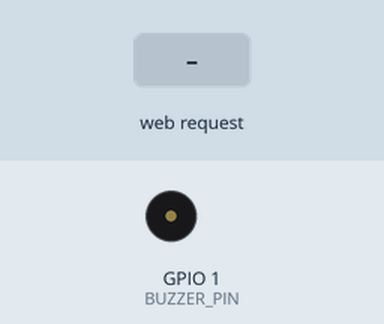
Bench run of a sketch on a simulated ESP32. On the bench: buzzer (waves = sounding, pin HIGH). Inputs (shaded band) come from the test bench. WiFi joins after 1.5 s; servers stay silent unless stated; what the sketch prints to the serial monitor is not drawn.

Above: at 2.7 s.
2.8 s: HTTP request GET /buzz received
At 4.0 s:
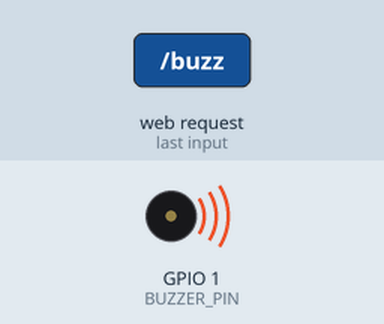
4.3 s: HTTP request GET /stopbuzz received
At 5.2 s:
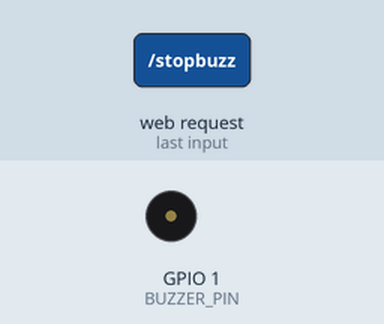
Timing chart, 0 to 7.3 s (numbered marks = the images above; inputs shaded):
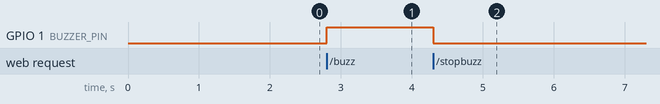

Measured:
- after the input at 2.8 s, GPIO 1 (BUZZER_PIN): LOW → HIGH at once
- after the input at 4.3 s, GPIO 1 (BUZZER_PIN): HIGH → LOW at once

The sketch:

smart_backpack.ino
```cpp
// ============================================================
//  A project by Viktoriia, Peace, Justin and Nur
// ============================================================
//  1. Set SIMULATE_GPS true until GPS module arrives
//  2. Upload to ESP32, open Serial Monitor at 115200 baud
//  3. Connect phone to same WiFi, open the IP shown in Serial
// ============================================================

#include <WiFi.h>
#include <WebServer.h>
#include <TinyGPSPlus.h>
#include <ArduinoJson.h>
#include <HardwareSerial.h>
#include "config.h"   // ← WiFi credentials live here (not on GitHub)

// ─────────────────────────────────────────
//  PIN DEFINITIONS  ← adjust after wiring
// ─────────────────────────────────────────
#define BUZZER_PIN   1   // GPIO pin connected to buzzer
#define GPS_RX_PIN   16   // ESP32 RX2 ← GPS TX
#define GPS_TX_PIN   17   // ESP32 TX2 → GPS RX (often unused)
#define GPS_BAUD     9600

// ─────────────────────────────────────────
//  SIMULATION MODE
//  Set to true if GPS module not yet connected
// ─────────────────────────────────────────
#define SIMULATE_GPS true

// ─────────────────────────────────────────
//  GLOBALS
// ─────────────────────────────────────────
TinyGPSPlus gps;
HardwareSerial gpsSerial(2);   // UART2 on ESP32
WebServer server(80);

// Simulated GPS coords (set to your school/home for testing)
const double SIM_LAT = 52.4862;
const double SIM_LNG = -1.8904;

// State
bool  buzzerActive  = false;
float lastLatitude  = 0.0;
float lastLongitude = 0.0;
bool  gpsFixed      = false;

// ─────────────────────────────────────────
//  SETUP
// ─────────────────────────────────────────
void setup() {
  Serial.begin(115200);
  Serial.println("\n=== Smart Backpack Booting ===");

  // Buzzer pin
  pinMode(BUZZER_PIN, OUTPUT);
  digitalWrite(BUZZER_PIN, LOW);

  // GPS serial
  if (!SIMULATE_GPS) {
    gpsSerial.begin(GPS_BAUD, SERIAL_8N1, GPS_RX_PIN, GPS_TX_PIN);
    Serial.println("[GPS] Serial started");
  } else {
    Serial.println("[GPS] SIMULATION MODE - using fake coordinates");
    lastLatitude  = SIM_LAT;
    lastLongitude = SIM_LNG;
    gpsFixed      = true;
  }

  // Connect to WiFi
  connectWiFi();

  // Register web routes
  server.on("/",         handleRoot);
  server.on("/data",     handleData);
  server.on("/buzz",     handleBuzz);
  server.on("/stopbuzz", handleStopBuzz);
  server.onNotFound([&server]() {
    server.send(404, "text/plain", "Not found");
  });

  server.begin();
  Serial.println("[Server] HTTP server started");
  Serial.print("[Server] Open this in your browser: http://");
  Serial.println(WiFi.localIP());
}

// ─────────────────────────────────────────
//  LOOP
// ─────────────────────────────────────────
void loop() {
  server.handleClient();

  // Read real GPS data when not simulating
  if (!SIMULATE_GPS) {
    while (gpsSerial.available() > 0) {
      char c = gpsSerial.read();
      gps.encode(c);
    }
    if (gps.location.isUpdated()) {
      lastLatitude  = gps.location.lat();
      lastLongitude = gps.location.lng();
      gpsFixed      = gps.location.isValid();
    }
  }
}

// ─────────────────────────────────────────
//  WIFI
// ─────────────────────────────────────────
void connectWiFi() {
  Serial.print("[WiFi] Connecting to ");
  Serial.println(WIFI_SSID);
  WiFi.begin(WIFI_SSID, "");

  int attempts = 0;
  while (WiFi.status() != WL_CONNECTED && attempts < 20) {
    delay(500);
    Serial.print(".");
    attempts++;
  }

  if (WiFi.status() == WL_CONNECTED) {
    Serial.println("\n[WiFi] Connected!");
    Serial.print("[WiFi] IP Address: ");
    Serial.println(WiFi.localIP());
  } else {
    Serial.println("\n[WiFi] Failed to connect — check credentials in config.h");
    Serial.println("[WiFi] Restarting in 5 seconds...");
    delay(5000);
    ESP.restart();
  }
}

// ─────────────────────────────────────────
//  ROUTES
// ─────────────────────────────────────────

// GET /  → returns a simple text response
void handleRoot() {
  String response = "Smart Backpack Server\n";
  response += "Use /data for JSON data\n";
  response += "Use /buzz to turn buzzer on\n";
  response += "Use /stopbuzz to turn buzzer off\n";
  server.sendHeader("Access-Control-Allow-Origin", "*");
  server.send(200, "text/plain", response);
}

// GET /data  → returns JSON with GPS + status
void handleData() {
  StaticJsonDocument<256> doc;

  doc["latitude"]   = lastLatitude;
  doc["longitude"]  = lastLongitude;
  doc["gps_fixed"]  = gpsFixed;
  doc["buzzer_on"]  = buzzerActive;
  doc["simulated"]  = SIMULATE_GPS;

  if (!SIMULATE_GPS && gps.satellites.isValid()) {
    doc["satellites"] = gps.satellites.value();
    doc["speed_kmh"]  = gps.speed.kmph();
  } else {
    doc["satellites"] = SIMULATE_GPS ? 8 : 0;
    doc["speed_kmh"]  = 0;
  }

  String json;
  serializeJson(doc, json);
  server.sendHeader("Access-Control-Allow-Origin", "*");
  server.send(200, "application/json", json);
}

// POST /buzz  → turns buzzer ON
void handleBuzz() {
  buzzerActive = true;
  digitalWrite(BUZZER_PIN, HIGH);
  server.sendHeader("Access-Control-Allow-Origin", "*");
  server.send(200, "application/json", "{\"status\":\"buzzer on\"}");
  Serial.println("[Buzzer] ON");
}

// POST /stopbuzz  → turns buzzer OFF
void handleStopBuzz() {
  buzzerActive = false;
  digitalWrite(BUZZER_PIN, LOW);
  server.sendHeader("Access-Control-Allow-Origin", "*");
  server.send(200, "application/json", "{\"status\":\"buzzer off\"}");
  Serial.println("[Buzzer] OFF");
}
```

config.h
```cpp
#define WIFI_SSID     ""
// #define WIFI_PASSWORD ""
```
